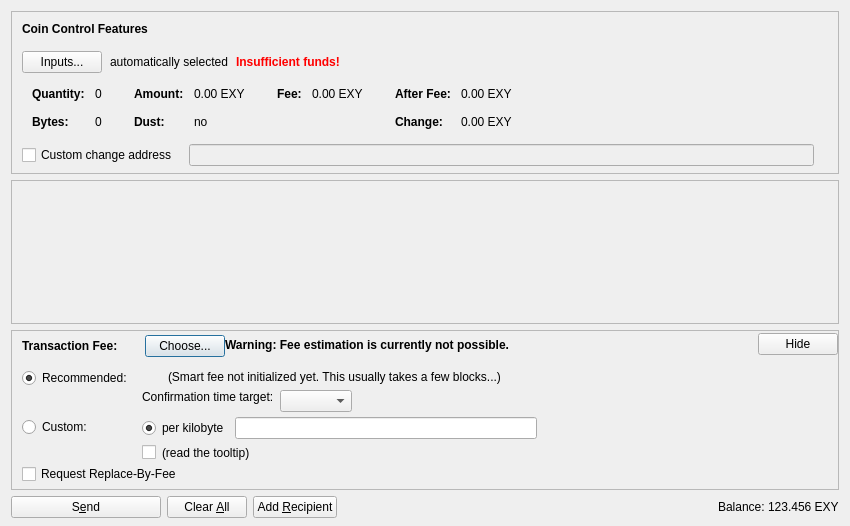
<?xml version="1.0" encoding="UTF-8"?>
<ui version="4.0">
 <class>SendCoinsDialog</class>
 <widget class="QDialog" name="SendCoinsDialog">
  <property name="geometry">
   <rect>
    <x>0</x>
    <y>0</y>
    <width>850</width>
    <height>526</height>
   </rect>
  </property>
  <property name="windowTitle">
   <string>Send Coins</string>
  </property>
  <layout class="QVBoxLayout" name="verticalLayout" stretch="0,1,0,0">
   <property name="bottomMargin">
    <number>8</number>
   </property>
   <item>
    <widget class="QFrame" name="frameCoinControl">
     <property name="sizePolicy">
      <sizepolicy hsizetype="Expanding" vsizetype="Expanding">
       <horstretch>0</horstretch>
       <verstretch>0</verstretch>
      </sizepolicy>
     </property>
     <property name="maximumSize">
      <size>
       <width>16777215</width>
       <height>16777215</height>
      </size>
     </property>
     <property name="frameShape">
      <enum>QFrame::StyledPanel</enum>
     </property>
     <property name="frameShadow">
      <enum>QFrame::Sunken</enum>
     </property>
     <layout class="QVBoxLayout" name="verticalLayoutCoinControl2">
      <property name="spacing">
       <number>0</number>
      </property>
      <property name="leftMargin">
       <number>0</number>
      </property>
      <property name="topMargin">
       <number>0</number>
      </property>
      <property name="rightMargin">
       <number>0</number>
      </property>
      <property name="bottomMargin">
       <number>6</number>
      </property>
      <item>
       <layout class="QVBoxLayout" name="verticalLayoutCoinControl" stretch="0,0,0,0,1">
        <property name="spacing">
         <number>0</number>
        </property>
        <property name="leftMargin">
         <number>10</number>
        </property>
        <property name="topMargin">
         <number>10</number>
        </property>
        <item>
         <layout class="QHBoxLayout" name="horizontalLayoutCoinControl1">
          <property name="bottomMargin">
           <number>15</number>
          </property>
          <item>
           <widget class="QLabel" name="labelCoinControlFeatures">
            <property name="sizePolicy">
             <sizepolicy hsizetype="Preferred" vsizetype="Maximum">
              <horstretch>0</horstretch>
              <verstretch>0</verstretch>
             </sizepolicy>
            </property>
            <property name="font">
             <font>
              <weight>75</weight>
              <bold>true</bold>
             </font>
            </property>
            <property name="styleSheet">
             <string notr="true">font-weight:bold;</string>
            </property>
            <property name="text">
             <string>Coin Control Features</string>
            </property>
           </widget>
          </item>
         </layout>
        </item>
        <item>
         <layout class="QHBoxLayout" name="horizontalLayoutCoinControl2" stretch="0,0,0,0">
          <property name="spacing">
           <number>8</number>
          </property>
          <property name="bottomMargin">
           <number>10</number>
          </property>
          <item>
           <widget class="QPushButton" name="pushButtonCoinControl">
            <property name="styleSheet">
             <string notr="true"/>
            </property>
            <property name="text">
             <string>Inputs...</string>
            </property>
            <property name="autoDefault">
             <bool>false</bool>
            </property>
           </widget>
          </item>
          <item>
           <widget class="QLabel" name="labelCoinControlAutomaticallySelected">
            <property name="text">
             <string>automatically selected</string>
            </property>
            <property name="margin">
             <number>5</number>
            </property>
           </widget>
          </item>
          <item>
           <widget class="QLabel" name="labelCoinControlInsuffFunds">
            <property name="font">
             <font>
              <weight>75</weight>
              <bold>true</bold>
             </font>
            </property>
            <property name="styleSheet">
             <string notr="true">color:red;font-weight:bold;</string>
            </property>
            <property name="text">
             <string>Insufficient funds!</string>
            </property>
            <property name="margin">
             <number>5</number>
            </property>
           </widget>
          </item>
          <item>
           <spacer name="horizontalSpacerCoinControl">
            <property name="orientation">
             <enum>Qt::Horizontal</enum>
            </property>
            <property name="sizeHint" stdset="0">
             <size>
              <width>40</width>
              <height>1</height>
             </size>
            </property>
           </spacer>
          </item>
         </layout>
        </item>
        <item>
         <widget class="QWidget" name="widgetCoinControl" native="true">
          <property name="sizePolicy">
           <sizepolicy hsizetype="Preferred" vsizetype="Preferred">
            <horstretch>0</horstretch>
            <verstretch>0</verstretch>
           </sizepolicy>
          </property>
          <property name="minimumSize">
           <size>
            <width>0</width>
            <height>0</height>
           </size>
          </property>
          <property name="styleSheet">
           <string notr="true"/>
          </property>
          <layout class="QHBoxLayout" name="horizontalLayoutCoinControl5">
           <property name="leftMargin">
            <number>0</number>
           </property>
           <property name="topMargin">
            <number>0</number>
           </property>
           <property name="rightMargin">
            <number>0</number>
           </property>
           <property name="bottomMargin">
            <number>0</number>
           </property>
           <item>
            <layout class="QHBoxLayout" name="horizontalLayoutCoinControl3" stretch="0,0,0,1">
             <property name="spacing">
              <number>20</number>
             </property>
             <property name="topMargin">
              <number>0</number>
             </property>
             <property name="bottomMargin">
              <number>10</number>
             </property>
             <item>
              <layout class="QFormLayout" name="formLayoutCoinControl1">
               <property name="horizontalSpacing">
                <number>10</number>
               </property>
               <property name="verticalSpacing">
                <number>14</number>
               </property>
               <property name="leftMargin">
                <number>10</number>
               </property>
               <property name="topMargin">
                <number>4</number>
               </property>
               <property name="rightMargin">
                <number>6</number>
               </property>
               <item row="0" column="0">
                <widget class="QLabel" name="labelCoinControlQuantityText">
                 <property name="font">
                  <font>
                   <weight>75</weight>
                   <bold>true</bold>
                  </font>
                 </property>
                 <property name="text">
                  <string>Quantity:</string>
                 </property>
                 <property name="margin">
                  <number>0</number>
                 </property>
                </widget>
               </item>
               <item row="0" column="1">
                <widget class="QLabel" name="labelCoinControlQuantity">
                 <property name="cursor">
                  <cursorShape>IBeamCursor</cursorShape>
                 </property>
                 <property name="contextMenuPolicy">
                  <enum>Qt::ActionsContextMenu</enum>
                 </property>
                 <property name="text">
                  <string notr="true">0</string>
                 </property>
                 <property name="margin">
                  <number>0</number>
                 </property>
                 <property name="textInteractionFlags">
                  <set>Qt::LinksAccessibleByMouse|Qt::TextSelectableByKeyboard|Qt::TextSelectableByMouse</set>
                 </property>
                </widget>
               </item>
               <item row="1" column="0">
                <widget class="QLabel" name="labelCoinControlBytesText">
                 <property name="font">
                  <font>
                   <weight>75</weight>
                   <bold>true</bold>
                  </font>
                 </property>
                 <property name="text">
                  <string>Bytes:</string>
                 </property>
                </widget>
               </item>
               <item row="1" column="1">
                <widget class="QLabel" name="labelCoinControlBytes">
                 <property name="cursor">
                  <cursorShape>IBeamCursor</cursorShape>
                 </property>
                 <property name="contextMenuPolicy">
                  <enum>Qt::ActionsContextMenu</enum>
                 </property>
                 <property name="text">
                  <string notr="true">0</string>
                 </property>
                 <property name="textInteractionFlags">
                  <set>Qt::LinksAccessibleByMouse|Qt::TextSelectableByKeyboard|Qt::TextSelectableByMouse</set>
                 </property>
                </widget>
               </item>
              </layout>
             </item>
             <item>
              <layout class="QFormLayout" name="formLayoutCoinControl2">
               <property name="horizontalSpacing">
                <number>10</number>
               </property>
               <property name="verticalSpacing">
                <number>14</number>
               </property>
               <property name="leftMargin">
                <number>6</number>
               </property>
               <property name="topMargin">
                <number>4</number>
               </property>
               <property name="rightMargin">
                <number>6</number>
               </property>
               <item row="0" column="0">
                <widget class="QLabel" name="labelCoinControlAmountText">
                 <property name="font">
                  <font>
                   <weight>75</weight>
                   <bold>true</bold>
                  </font>
                 </property>
                 <property name="text">
                  <string>Amount:</string>
                 </property>
                 <property name="margin">
                  <number>0</number>
                 </property>
                </widget>
               </item>
               <item row="0" column="1">
                <widget class="QLabel" name="labelCoinControlAmount">
                 <property name="cursor">
                  <cursorShape>IBeamCursor</cursorShape>
                 </property>
                 <property name="contextMenuPolicy">
                  <enum>Qt::ActionsContextMenu</enum>
                 </property>
                 <property name="text">
                  <string notr="true">0.00 EXY</string>
                 </property>
                 <property name="textInteractionFlags">
                  <set>Qt::LinksAccessibleByMouse|Qt::TextSelectableByKeyboard|Qt::TextSelectableByMouse</set>
                 </property>
                </widget>
               </item>
               <item row="1" column="0">
                <widget class="QLabel" name="labelCoinControlLowOutputText">
                 <property name="font">
                  <font>
                   <weight>75</weight>
                   <bold>true</bold>
                  </font>
                 </property>
                 <property name="text">
                  <string>Dust:</string>
                 </property>
                </widget>
               </item>
               <item row="1" column="1">
                <widget class="QLabel" name="labelCoinControlLowOutput">
                 <property name="cursor">
                  <cursorShape>IBeamCursor</cursorShape>
                 </property>
                 <property name="contextMenuPolicy">
                  <enum>Qt::ActionsContextMenu</enum>
                 </property>
                 <property name="text">
                  <string notr="true">no</string>
                 </property>
                 <property name="textInteractionFlags">
                  <set>Qt::LinksAccessibleByMouse|Qt::TextSelectableByKeyboard|Qt::TextSelectableByMouse</set>
                 </property>
                </widget>
               </item>
              </layout>
             </item>
             <item>
              <layout class="QFormLayout" name="formLayoutCoinControl3">
               <property name="horizontalSpacing">
                <number>10</number>
               </property>
               <property name="verticalSpacing">
                <number>14</number>
               </property>
               <property name="leftMargin">
                <number>6</number>
               </property>
               <property name="topMargin">
                <number>4</number>
               </property>
               <property name="rightMargin">
                <number>6</number>
               </property>
               <item row="0" column="0">
                <widget class="QLabel" name="labelCoinControlFeeText">
                 <property name="font">
                  <font>
                   <weight>75</weight>
                   <bold>true</bold>
                  </font>
                 </property>
                 <property name="text">
                  <string>Fee:</string>
                 </property>
                 <property name="margin">
                  <number>0</number>
                 </property>
                </widget>
               </item>
               <item row="0" column="1">
                <widget class="QLabel" name="labelCoinControlFee">
                 <property name="cursor">
                  <cursorShape>IBeamCursor</cursorShape>
                 </property>
                 <property name="contextMenuPolicy">
                  <enum>Qt::ActionsContextMenu</enum>
                 </property>
                 <property name="text">
                  <string notr="true">0.00 EXY</string>
                 </property>
                 <property name="textInteractionFlags">
                  <set>Qt::LinksAccessibleByMouse|Qt::TextSelectableByKeyboard|Qt::TextSelectableByMouse</set>
                 </property>
                </widget>
               </item>
              </layout>
             </item>
             <item>
              <layout class="QFormLayout" name="formLayoutCoinControl4">
               <property name="horizontalSpacing">
                <number>10</number>
               </property>
               <property name="verticalSpacing">
                <number>14</number>
               </property>
               <property name="leftMargin">
                <number>6</number>
               </property>
               <property name="topMargin">
                <number>4</number>
               </property>
               <property name="rightMargin">
                <number>6</number>
               </property>
               <item row="0" column="0">
                <widget class="QLabel" name="labelCoinControlAfterFeeText">
                 <property name="font">
                  <font>
                   <weight>75</weight>
                   <bold>true</bold>
                  </font>
                 </property>
                 <property name="text">
                  <string>After Fee:</string>
                 </property>
                 <property name="margin">
                  <number>0</number>
                 </property>
                </widget>
               </item>
               <item row="0" column="1">
                <widget class="QLabel" name="labelCoinControlAfterFee">
                 <property name="cursor">
                  <cursorShape>IBeamCursor</cursorShape>
                 </property>
                 <property name="contextMenuPolicy">
                  <enum>Qt::ActionsContextMenu</enum>
                 </property>
                 <property name="text">
                  <string notr="true">0.00 EXY</string>
                 </property>
                 <property name="textInteractionFlags">
                  <set>Qt::LinksAccessibleByMouse|Qt::TextSelectableByKeyboard|Qt::TextSelectableByMouse</set>
                 </property>
                </widget>
               </item>
               <item row="1" column="0">
                <widget class="QLabel" name="labelCoinControlChangeText">
                 <property name="font">
                  <font>
                   <weight>75</weight>
                   <bold>true</bold>
                  </font>
                 </property>
                 <property name="text">
                  <string>Change:</string>
                 </property>
                </widget>
               </item>
               <item row="1" column="1">
                <widget class="QLabel" name="labelCoinControlChange">
                 <property name="cursor">
                  <cursorShape>IBeamCursor</cursorShape>
                 </property>
                 <property name="contextMenuPolicy">
                  <enum>Qt::ActionsContextMenu</enum>
                 </property>
                 <property name="text">
                  <string notr="true">0.00 EXY</string>
                 </property>
                 <property name="textInteractionFlags">
                  <set>Qt::LinksAccessibleByMouse|Qt::TextSelectableByKeyboard|Qt::TextSelectableByMouse</set>
                 </property>
                </widget>
               </item>
              </layout>
             </item>
            </layout>
           </item>
          </layout>
         </widget>
        </item>
        <item>
         <layout class="QHBoxLayout" name="horizontalLayoutCoinControl4" stretch="0,0,0">
          <property name="spacing">
           <number>12</number>
          </property>
          <property name="sizeConstraint">
           <enum>QLayout::SetDefaultConstraint</enum>
          </property>
          <property name="topMargin">
           <number>5</number>
          </property>
          <property name="rightMargin">
           <number>5</number>
          </property>
          <item>
           <widget class="QCheckBox" name="checkBoxCoinControlChange">
            <property name="toolTip">
             <string>If this is activated, but the change address is empty or invalid, change will be sent to a newly generated address.</string>
            </property>
            <property name="text">
             <string>Custom change address</string>
            </property>
           </widget>
          </item>
          <item>
           <widget class="QValidatedLineEdit" name="lineEditCoinControlChange">
            <property name="enabled">
             <bool>false</bool>
            </property>
            <property name="sizePolicy">
             <sizepolicy hsizetype="Expanding" vsizetype="Fixed">
              <horstretch>0</horstretch>
              <verstretch>0</verstretch>
             </sizepolicy>
            </property>
           </widget>
          </item>
          <item>
           <widget class="QLabel" name="labelCoinControlChangeLabel">
            <property name="sizePolicy">
             <sizepolicy hsizetype="Preferred" vsizetype="Expanding">
              <horstretch>0</horstretch>
              <verstretch>0</verstretch>
             </sizepolicy>
            </property>
            <property name="minimumSize">
             <size>
              <width>0</width>
              <height>0</height>
             </size>
            </property>
            <property name="text">
             <string/>
            </property>
            <property name="margin">
             <number>3</number>
            </property>
           </widget>
          </item>
         </layout>
        </item>
        <item>
         <spacer name="verticalSpacerCoinControl">
          <property name="orientation">
           <enum>Qt::Vertical</enum>
          </property>
          <property name="sizeHint" stdset="0">
           <size>
            <width>800</width>
            <height>1</height>
           </size>
          </property>
         </spacer>
        </item>
       </layout>
      </item>
     </layout>
    </widget>
   </item>
   <item>
    <widget class="QScrollArea" name="scrollArea">
     <property name="widgetResizable">
      <bool>true</bool>
     </property>
     <widget class="QWidget" name="scrollAreaWidgetContents">
      <property name="geometry">
       <rect>
        <x>0</x>
        <y>0</y>
        <width>830</width>
        <height>104</height>
       </rect>
      </property>
      <layout class="QVBoxLayout" name="verticalLayout_2" stretch="0,1">
       <property name="leftMargin">
        <number>0</number>
       </property>
       <property name="topMargin">
        <number>0</number>
       </property>
       <property name="rightMargin">
        <number>0</number>
       </property>
       <property name="bottomMargin">
        <number>0</number>
       </property>
       <item>
        <layout class="QVBoxLayout" name="entries">
         <property name="spacing">
          <number>6</number>
         </property>
        </layout>
       </item>
       <item>
        <spacer name="verticalSpacer">
         <property name="orientation">
          <enum>Qt::Vertical</enum>
         </property>
         <property name="sizeHint" stdset="0">
          <size>
           <width>20</width>
           <height>40</height>
          </size>
         </property>
        </spacer>
       </item>
      </layout>
     </widget>
    </widget>
   </item>
   <item>
    <widget class="QFrame" name="frameFee">
     <property name="sizePolicy">
      <sizepolicy hsizetype="Expanding" vsizetype="Expanding">
       <horstretch>0</horstretch>
       <verstretch>0</verstretch>
      </sizepolicy>
     </property>
     <property name="maximumSize">
      <size>
       <width>16777215</width>
       <height>16777215</height>
      </size>
     </property>
     <property name="frameShape">
      <enum>QFrame::StyledPanel</enum>
     </property>
     <property name="frameShadow">
      <enum>QFrame::Sunken</enum>
     </property>
     <layout class="QVBoxLayout" name="verticalLayoutFee1">
      <property name="spacing">
       <number>0</number>
      </property>
      <property name="leftMargin">
       <number>0</number>
      </property>
      <property name="topMargin">
       <number>0</number>
      </property>
      <property name="rightMargin">
       <number>0</number>
      </property>
      <property name="bottomMargin">
       <number>0</number>
      </property>
      <item>
       <layout class="QVBoxLayout" name="verticalLayoutFee2" stretch="0,0,0">
        <property name="spacing">
         <number>0</number>
        </property>
        <property name="leftMargin">
         <number>10</number>
        </property>
        <property name="topMargin">
         <number>0</number>
        </property>
        <item>
         <layout class="QHBoxLayout" name="horizontalLayoutFee1">
          <property name="bottomMargin">
           <number>0</number>
          </property>
          <item>
           <layout class="QVBoxLayout" name="verticalLayoutFee7">
            <property name="spacing">
             <number>0</number>
            </property>
            <item>
             <spacer name="verticalSpacerSmartFee">
              <property name="orientation">
               <enum>Qt::Vertical</enum>
              </property>
              <property name="sizeType">
               <enum>QSizePolicy::Fixed</enum>
              </property>
              <property name="sizeHint" stdset="0">
               <size>
                <width>1</width>
                <height>4</height>
               </size>
              </property>
             </spacer>
            </item>
            <item>
             <layout class="QHBoxLayout" name="horizontalLayoutSmartFee">
              <property name="spacing">
               <number>10</number>
              </property>
              <item>
               <widget class="QLabel" name="labelFeeHeadline">
                <property name="sizePolicy">
                 <sizepolicy hsizetype="Preferred" vsizetype="Maximum">
                  <horstretch>0</horstretch>
                  <verstretch>0</verstretch>
                 </sizepolicy>
                </property>
                <property name="font">
                 <font>
                  <weight>75</weight>
                  <bold>true</bold>
                 </font>
                </property>
                <property name="styleSheet">
                 <string notr="true">font-weight:bold;</string>
                </property>
                <property name="text">
                 <string>Transaction Fee:</string>
                </property>
               </widget>
              </item>
              <item>
               <widget class="QLabel" name="labelFeeMinimized">
                <property name="text">
                 <string/>
                </property>
               </widget>
              </item>
              <item>
               <widget class="QPushButton" name="buttonChooseFee">
                <property name="text">
                 <string>Choose...</string>
                </property>
               </widget>
              </item>
             </layout>
            </item>
            <item>
             <spacer name="verticalSpacer_5">
              <property name="orientation">
               <enum>Qt::Vertical</enum>
              </property>
              <property name="sizeHint" stdset="0">
               <size>
                <width>1</width>
                <height>1</height>
               </size>
              </property>
             </spacer>
            </item>
           </layout>
          </item>
          <item>
           <widget class="QLabel" name="fallbackFeeWarningLabel">
            <property name="toolTip">
             <string>Using the fallbackfee can result in sending a transaction that will take several hours or days (or never) to confirm. Consider choosing your fee manually or wait until you have validated the complete chain.</string>
            </property>
            <property name="font">
            <font>
                <weight>75</weight>
                <bold>true</bold>
            </font>
            </property>
            <property name="text">
             <string>Warning: Fee estimation is currently not possible.</string>
            </property>
            <property name="wordWrap">
             <bool>false</bool>
            </property>
           </widget>
          </item>
          <item>
           <spacer name="horizontalSpacer_4">
            <property name="orientation">
             <enum>Qt::Horizontal</enum>
            </property>
            <property name="sizeType">
             <enum>QSizePolicy::MinimumExpanding</enum>
            </property>
            <property name="sizeHint" stdset="0">
             <size>
              <width>40</width>
              <height>20</height>
             </size>
            </property>
           </spacer>
          </item>
          <item>
           <widget class="QPushButton" name="buttonMinimizeFee">
            <property name="toolTip">
             <string>collapse fee-settings</string>
            </property>
            <property name="text">
             <string>Hide</string>
            </property>
           </widget>
          </item>
         </layout>
        </item>
        <item>
         <widget class="QFrame" name="frameFeeSelection">
          <layout class="QVBoxLayout" name="verticalLayoutFee12">
           <property name="spacing">
            <number>0</number>
           </property>
           <property name="leftMargin">
            <number>0</number>
           </property>
           <property name="topMargin">
            <number>0</number>
           </property>
           <property name="rightMargin">
            <number>0</number>
           </property>
           <property name="bottomMargin">
            <number>0</number>
           </property>
           <item>
            <layout class="QGridLayout" name="gridLayoutFee">
             <property name="topMargin">
              <number>10</number>
             </property>
             <property name="bottomMargin">
              <number>4</number>
             </property>
             <property name="horizontalSpacing">
              <number>10</number>
             </property>
             <property name="verticalSpacing">
              <number>4</number>
             </property>
             <item row="1" column="1">
              <layout class="QVBoxLayout" name="verticalLayoutFee8">
               <property name="spacing">
                <number>6</number>
               </property>
               <item>
                <layout class="QHBoxLayout" name="horizontalLayoutFee13">
                 <item>
                  <widget class="QRadioButton" name="radioCustomPerKilobyte">
                   <property name="toolTip">
                    <string>If the custom fee is set to 1000 satoshis and the transaction is only 250 bytes, then &quot;per kilobyte&quot; only pays 250 satoshis in fee, while &quot;total at least&quot; pays 1000 satoshis. For transactions bigger than a kilobyte both pay by kilobyte.</string>
                   </property>
                   <property name="text">
                    <string>per kilobyte</string>
                   </property>
                   <property name="checked">
                    <bool>true</bool>
                   </property>
                   <attribute name="buttonGroup">
                    <string notr="true">groupCustomFee</string>
                   </attribute>
                  </widget>
                 </item>
                 <item>
                  <widget class="BitcoinAmountField" name="customFee"/>
                 </item>
                 <item>
                  <spacer name="horizontalSpacer_6">
                   <property name="orientation">
                    <enum>Qt::Horizontal</enum>
                   </property>
                   <property name="sizeHint" stdset="0">
                    <size>
                     <width>1</width>
                     <height>1</height>
                    </size>
                   </property>
                  </spacer>
                 </item>
                </layout>
               </item>
               <item>
                <layout class="QHBoxLayout" name="horizontalLayoutFee8">
                 <item>
                  <widget class="QCheckBox" name="checkBoxMinimumFee">
                   <property name="toolTip">
                    <string>Paying only the minimum fee is just fine as long as there is less transaction volume than space in the blocks. But be aware that this can end up in a never confirming transaction once there is more demand for strayacoin transactions than the network can process.</string>
                   </property>
                   <property name="text">
                    <string/>
                   </property>
                  </widget>
                 </item>
                 <item>
                  <widget class="QLabel" name="labelMinFeeWarning">
                   <property name="enabled">
                    <bool>true</bool>
                   </property>
                   <property name="toolTip">
                    <string>Paying only the minimum fee is just fine as long as there is less transaction volume than space in the blocks. But be aware that this can end up in a never confirming transaction once there is more demand for strayacoin transactions than the network can process.</string>
                   </property>
                   <property name="text">
                    <string>(read the tooltip)</string>
                   </property>
                   <property name="margin">
                    <number>5</number>
                   </property>
                  </widget>
                 </item>
                 <item>
                  <spacer name="horizontalSpacer_2">
                   <property name="orientation">
                    <enum>Qt::Horizontal</enum>
                   </property>
                   <property name="sizeHint" stdset="0">
                    <size>
                     <width>1</width>
                     <height>1</height>
                    </size>
                   </property>
                  </spacer>
                 </item>
                </layout>
               </item>
              </layout>
             </item>
             <item row="0" column="0">
              <layout class="QVBoxLayout" name="verticalLayoutFee4" stretch="0,1">
               <item>
                <widget class="QRadioButton" name="radioSmartFee">
                 <property name="text">
                  <string>Recommended:</string>
                 </property>
                 <property name="checked">
                  <bool>true</bool>
                 </property>
                 <attribute name="buttonGroup">
                  <string notr="true">groupFee</string>
                 </attribute>
                </widget>
               </item>
               <item>
                <spacer name="verticalSpacer_2">
                 <property name="orientation">
                  <enum>Qt::Vertical</enum>
                 </property>
                 <property name="sizeHint" stdset="0">
                  <size>
                   <width>1</width>
                   <height>1</height>
                  </size>
                 </property>
                </spacer>
               </item>
              </layout>
             </item>
             <item row="1" column="0">
              <layout class="QVBoxLayout" name="verticalLayoutFee9" stretch="0,1">
               <item>
                <widget class="QRadioButton" name="radioCustomFee">
                 <property name="text">
                  <string>Custom:</string>
                 </property>
                 <attribute name="buttonGroup">
                  <string notr="true">groupFee</string>
                 </attribute>
                </widget>
               </item>
               <item>
                <spacer name="verticalSpacer_6">
                 <property name="orientation">
                  <enum>Qt::Vertical</enum>
                 </property>
                 <property name="sizeHint" stdset="0">
                  <size>
                   <width>1</width>
                   <height>1</height>
                  </size>
                 </property>
                </spacer>
               </item>
              </layout>
             </item>
             <item row="0" column="1">
              <layout class="QVBoxLayout" name="verticalLayoutFee3" stretch="0,0,1">
               <property name="spacing">
                <number>6</number>
               </property>
               <property name="topMargin">
                <number>2</number>
               </property>
               <item>
                <layout class="QHBoxLayout" name="horizontalLayoutFee12">
                 <item>
                  <widget class="QLabel" name="labelSmartFee">
                   <property name="text">
                    <string/>
                   </property>
                   <property name="margin">
                    <number>2</number>
                   </property>
                  </widget>
                 </item>
                 <item>
                  <widget class="QLabel" name="labelFeeEstimation">
                   <property name="text">
                    <string/>
                   </property>
                  </widget>
                 </item>
                 <item>
                  <widget class="QLabel" name="labelSmartFee2">
                   <property name="text">
                    <string>(Smart fee not initialized yet. This usually takes a few blocks...)</string>
                   </property>
                   <property name="margin">
                    <number>2</number>
                   </property>
                  </widget>
                 </item>
                 <item>
                  <spacer name="horizontalSpacer_5">
                   <property name="orientation">
                    <enum>Qt::Horizontal</enum>
                   </property>
                   <property name="sizeHint" stdset="0">
                    <size>
                     <width>1</width>
                     <height>1</height>
                    </size>
                   </property>
                  </spacer>
                 </item>
                </layout>
               </item>
               <item>
                <layout class="QHBoxLayout" name="horizontalLayoutFee9">
                 <item>
                  <layout class="QVBoxLayout" name="verticalLayoutFee6">
                   <item>
                    <widget class="QLabel" name="labelSmartFee3">
                     <property name="text">
                      <string>Confirmation time target:</string>
                     </property>
                     <property name="margin">
                      <number>2</number>
                     </property>
                    </widget>
                   </item>
                   <item>
                    <spacer name="verticalSpacer_3">
                     <property name="orientation">
                      <enum>Qt::Vertical</enum>
                     </property>
                     <property name="sizeHint" stdset="0">
                      <size>
                       <width>1</width>
                       <height>1</height>
                      </size>
                     </property>
                    </spacer>
                   </item>
                  </layout>
                 </item>
                 <item>
                  <layout class="QVBoxLayout" name="verticalLayoutFee5">
                   <property name="rightMargin">
                    <number>30</number>
                   </property>
                   <item>
                    <layout class="QHBoxLayout" name="horizontalLayoutConfTarget">
                     <property name="bottomMargin">
                      <number>0</number>
                     </property>
                     <item>
                      <widget class="QComboBox" name="confTargetSelector"/>
                     </item>
                     <item>
                      <spacer name="horizontalSpacerConfTarget">
                       <property name="orientation">
                        <enum>Qt::Horizontal</enum>
                       </property>
                       <property name="sizeHint" stdset="0">
                        <size>
                         <width>40</width>
                         <height>20</height>
                        </size>
                       </property>
                      </spacer>
                     </item>
                    </layout>
                   </item>
                  </layout>
                 </item>
                </layout>
               </item>
               <item>
                <spacer name="verticalSpacer_4">
                 <property name="orientation">
                  <enum>Qt::Vertical</enum>
                 </property>
                 <property name="sizeHint" stdset="0">
                  <size>
                   <width>1</width>
                   <height>1</height>
                  </size>
                 </property>
                </spacer>
               </item>
              </layout>
             </item>
            </layout>
           </item>
           <item>
            <widget class="QCheckBox" name="optInRBF">
             <property name="text">
              <string>Request Replace-By-Fee</string>
             </property>
             <property name="toolTip">
              <string>Indicates that the sender may wish to replace this transaction with a new one paying higher fees (prior to being confirmed).</string>
             </property>
            </widget>
           </item>
          </layout>
         </widget>
        </item>
        <item>
         <spacer name="verticalSpacerFee">
          <property name="orientation">
           <enum>Qt::Vertical</enum>
          </property>
          <property name="sizeHint" stdset="0">
           <size>
            <width>40</width>
            <height>5</height>
           </size>
          </property>
         </spacer>
        </item>
       </layout>
      </item>
     </layout>
    </widget>
   </item>
   <item>
    <layout class="QHBoxLayout" name="horizontalLayout">
     <item>
      <widget class="QPushButton" name="sendButton">
       <property name="minimumSize">
        <size>
         <width>150</width>
         <height>0</height>
        </size>
       </property>
       <property name="toolTip">
        <string>Confirm the send action</string>
       </property>
       <property name="text">
        <string>S&amp;end</string>
       </property>
       <property name="icon">
        <iconset resource="../bitcoin.qrc">
         <normaloff>:/icons/send</normaloff>:/icons/send</iconset>
       </property>
       <property name="autoDefault">
        <bool>false</bool>
       </property>
       <property name="default">
        <bool>false</bool>
       </property>
      </widget>
     </item>
     <item>
      <widget class="QPushButton" name="clearButton">
       <property name="sizePolicy">
        <sizepolicy hsizetype="Minimum" vsizetype="Fixed">
         <horstretch>0</horstretch>
         <verstretch>0</verstretch>
        </sizepolicy>
       </property>
       <property name="toolTip">
        <string>Clear all fields of the form.</string>
       </property>
       <property name="text">
        <string>Clear &amp;All</string>
       </property>
       <property name="icon">
        <iconset resource="../bitcoin.qrc">
         <normaloff>:/icons/remove</normaloff>:/icons/remove</iconset>
       </property>
       <property name="autoDefault">
        <bool>false</bool>
       </property>
      </widget>
     </item>
     <item>
      <widget class="QPushButton" name="addButton">
       <property name="toolTip">
        <string>Send to multiple recipients at once</string>
       </property>
       <property name="text">
        <string>Add &amp;Recipient</string>
       </property>
       <property name="icon">
        <iconset resource="../bitcoin.qrc">
         <normaloff>:/icons/add</normaloff>:/icons/add</iconset>
       </property>
       <property name="autoDefault">
        <bool>false</bool>
       </property>
      </widget>
     </item>
     <item>
      <spacer name="horizontalSpacer">
       <property name="orientation">
        <enum>Qt::Horizontal</enum>
       </property>
       <property name="sizeHint" stdset="0">
        <size>
         <width>40</width>
         <height>20</height>
        </size>
       </property>
      </spacer>
     </item>
     <item>
      <layout class="QHBoxLayout" name="horizontalLayout_2">
       <property name="spacing">
        <number>3</number>
       </property>
       <item>
        <widget class="QLabel" name="label">
         <property name="sizePolicy">
          <sizepolicy hsizetype="Preferred" vsizetype="Fixed">
           <horstretch>0</horstretch>
           <verstretch>0</verstretch>
          </sizepolicy>
         </property>
         <property name="text">
          <string>Balance:</string>
         </property>
        </widget>
       </item>
       <item>
        <widget class="QLabel" name="labelBalance">
         <property name="sizePolicy">
          <sizepolicy hsizetype="Preferred" vsizetype="Fixed">
           <horstretch>0</horstretch>
           <verstretch>0</verstretch>
          </sizepolicy>
         </property>
         <property name="cursor">
          <cursorShape>IBeamCursor</cursorShape>
         </property>
         <property name="text">
          <string notr="true">123.456 EXY</string>
         </property>
         <property name="textInteractionFlags">
          <set>Qt::LinksAccessibleByMouse|Qt::TextSelectableByKeyboard|Qt::TextSelectableByMouse</set>
         </property>
        </widget>
       </item>
      </layout>
     </item>
    </layout>
   </item>
  </layout>
 </widget>
 <customwidgets>
  <customwidget>
   <class>QValidatedLineEdit</class>
   <extends>QLineEdit</extends>
   <header>qvalidatedlineedit.h</header>
  </customwidget>
  <customwidget>
   <class>BitcoinAmountField</class>
   <extends>QLineEdit</extends>
   <header>bitcoinamountfield.h</header>
   <container>1</container>
  </customwidget>
 </customwidgets>
 <resources>
  <include location="../bitcoin.qrc"/>
 </resources>
 <connections/>
 <buttongroups>
  <buttongroup name="groupFee"/>
  <buttongroup name="groupCustomFee"/>
 </buttongroups>
</ui>
